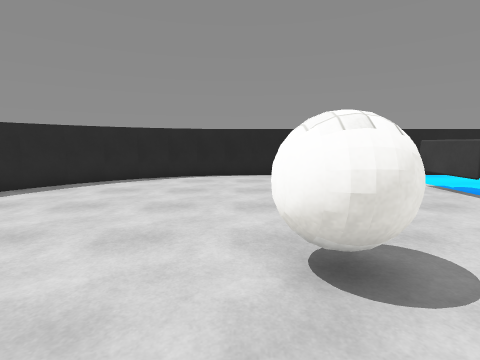
view 1 (above)

16 first-person views from a walk through a Unity game level. The camera is 1.4 m above the floor, tilts 8° down and sees 85° across. The floor is counted in squares, 1 m on a side. Each view is taken from the middle of a square. On the plan, view 1 faces up. The plan holds only what a view shows up to about 13 squares ahead; the rest is blank. Surface patterns are stand-ins for the level's own textures.

view 2
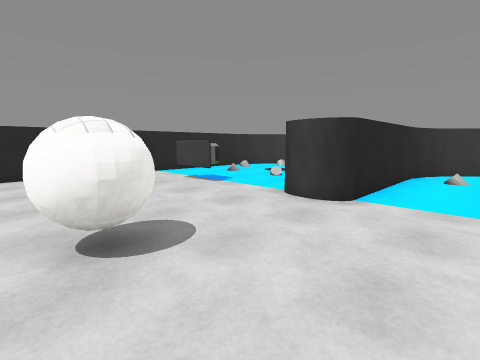

view 3
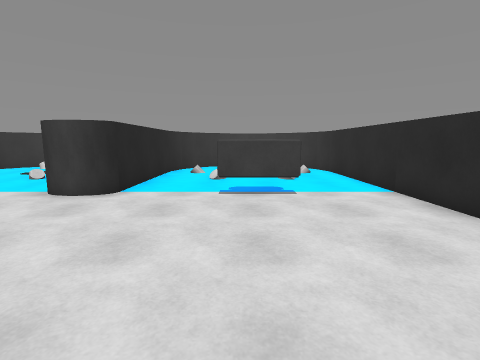

view 4
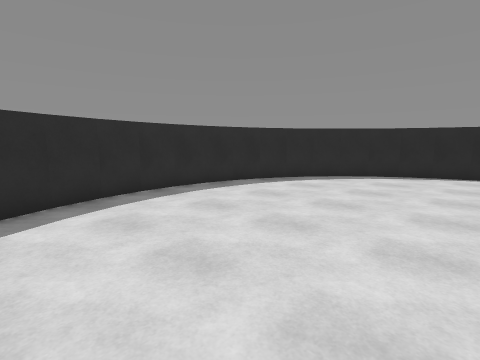

view 5
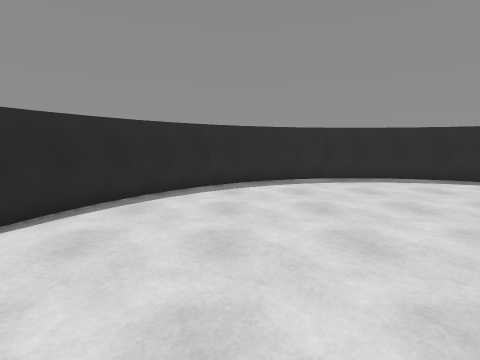

view 6
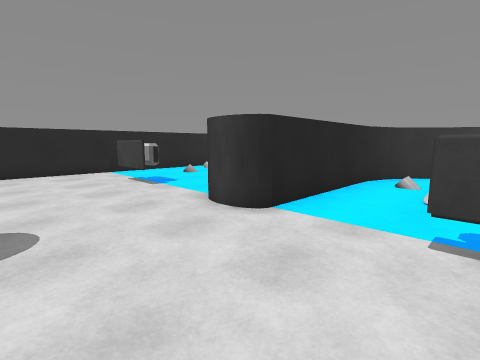

view 7
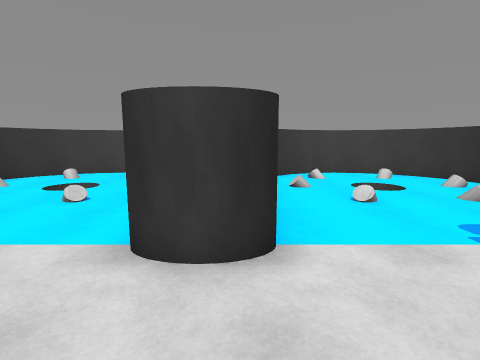

view 8
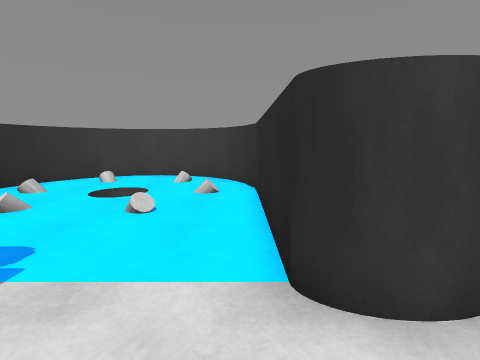

view 9
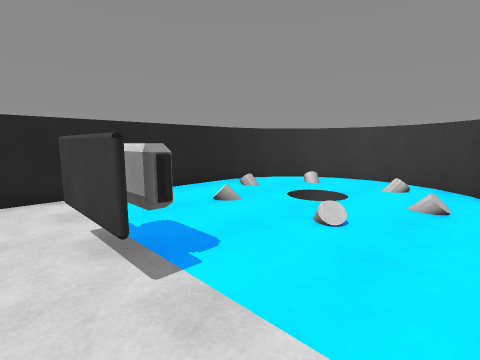

view 10
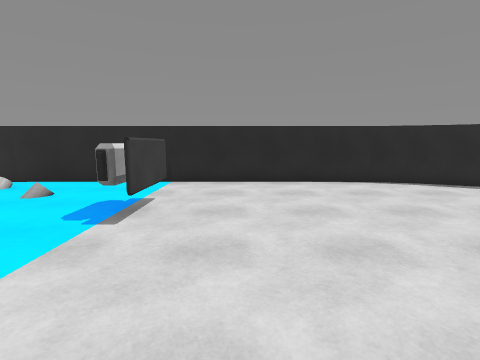

view 11
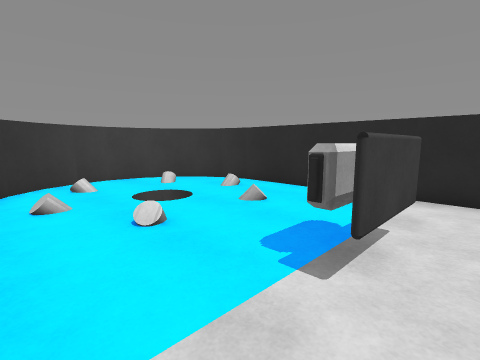

view 12
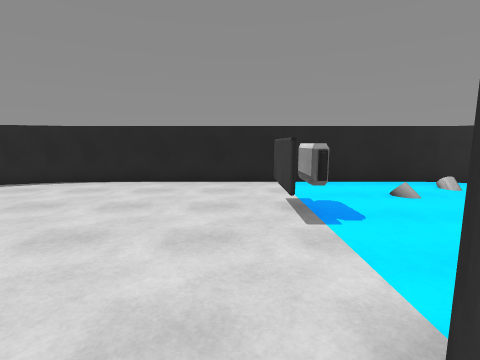

view 13
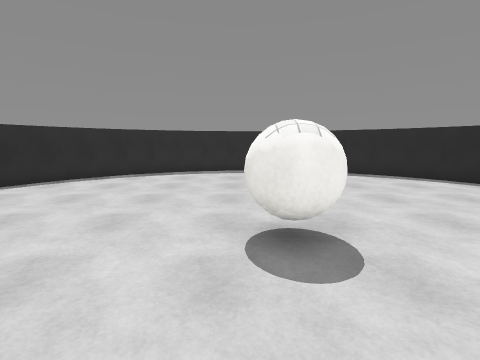

view 14
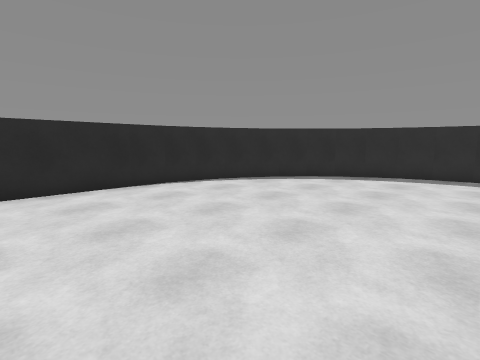

view 15
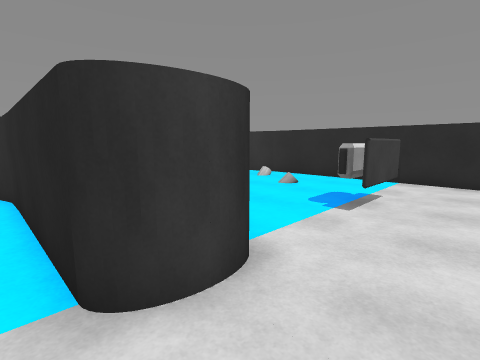

view 16
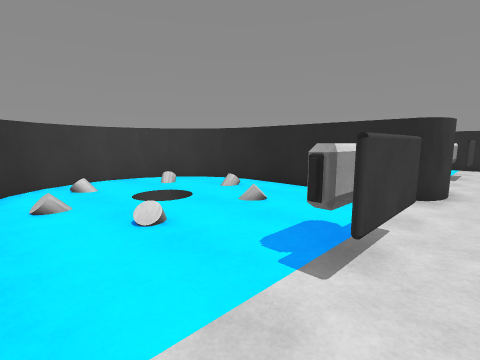

### Floor plan
Key: @ floor where view 1 was taken; # wall or solid block; . floor; v drop or lower ground; B ball; T thing the floor can be seen under or through.
Columns run from 9 left of view 1 to 15 right of it. Each row starts with its distance up from view 1.
 12         ###############
 11      ####.............##
 10    ###................ ##
  9   ##....................#
  8   #............##...vv..#
  7  ##............##...vv..#
  6  #......................#
  5  #.................... ##
  4 ##....................##
  3 #........BBB...########
  2 #.........B....########
  1 ##....................##
  0  #.......@............ ##
 -1  #......................#
 -2  ##............TT...vv..#
 -3   #............T ...vv..#
 -4   ##....................#
 -5    ###................ ##
 -6      ####.............##
 -7         ###############

Where each view was taken, in squares from view 1:
view 1: 0 up, 0 right, facing up
view 2: 1 down, 0 right, facing up-right
view 3: 2 down, 1 left, facing right
view 4: 2 down, 1 left, facing up-left
view 5: 2 down, 2 right, facing left
view 6: 2 down, 2 right, facing up-right
view 7: 2 up, 3 right, facing right
view 8: 4 up, 4 right, facing right
view 9: 4 up, 5 right, facing up-right
view 10: 3 up, 4 right, facing down
view 11: 1 up, 5 right, facing down-right
view 12: 2 up, 5 right, facing up
view 13: 2 up, 5 right, facing left
view 14: 2 up, 4 right, facing down-left
view 15: 4 up, 4 right, facing down-right
view 16: 11 up, 5 right, facing down-right
